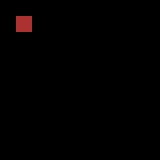

Rendered tile map (Tiled .tmx) drawn with the repository's tilesets; below, a short description and the map source with its tile grids summarised:
An orthogonal 10x10 tile map with 16x16 px tiles, 18 tile layers (input_LightGrass, inputnot_MidGrass, inputnot_DarkGrass, output1_LightGrassDetail, ...), 6 tilesets.

<map version="1.2" tiledversion="1.3.5" orientation="orthogonal" renderorder="right-down" width="10" height="10" tilewidth="16" tileheight="16" infinite="0" nextlayerid="51" nextobjectid="2">
 <tileset firstgid="1" name="terrain" tilewidth="16" tileheight="16" tilecount="256" columns="16">
  <image source="../tilesets/terrain.png" width="256" height="256" />
  <terraintypes>
   <terrain name="lightgrass" tile="0" />
   <terrain name="medgrass" tile="4" />
   <terrain name="darkgrass" tile="8" />
   <terrain name="darkdirt" tile="13" />
  </terraintypes>
  <tile id="0" terrain="0,0,0,0" />
  <tile id="4" terrain="1,1,1,1" />
  <tile id="8" terrain="2,2,2,2" />
  <tile id="13" terrain="3,3,3,3" />
  <tile id="16" terrain=",,,0" />
  <tile id="17" terrain=",,0,0" />
  <tile id="18" terrain=",,0,0" />
  <tile id="19" terrain=",,0," />
  <tile id="20" terrain=",,,1" />
  <tile id="21" terrain=",,1,1" />
  <tile id="22" terrain=",,1,1" />
  <tile id="23" terrain=",,1," />
  <tile id="24" terrain=",,,2" />
  <tile id="25" terrain=",,2,2" />
  <tile id="26" terrain=",,2,2" />
  <tile id="27" terrain=",,2," />
  <tile id="28" terrain=",,,3" />
  <tile id="29" terrain=",,3,3" />
  <tile id="30" terrain=",,3,3" />
  <tile id="31" terrain=",,3," />
  <tile id="32" terrain=",0,,0" />
  <tile id="33" terrain=",0,0,0" />
  <tile id="34" terrain="0,,0,0" />
  <tile id="35" terrain="0,,0," />
  <tile id="36" terrain=",1,,1" />
  <tile id="37" terrain=",1,1,1" />
  <tile id="38" terrain="1,,1,1" />
  <tile id="39" terrain="1,,1," />
  <tile id="40" terrain=",2,,2" />
  <tile id="41" terrain=",2,2,2" />
  <tile id="42" terrain="2,,2,2" />
  <tile id="43" terrain="2,,2," />
  <tile id="44" terrain=",3,,3" />
  <tile id="45" terrain=",3,3,3" />
  <tile id="46" terrain="3,,3,3" />
  <tile id="47" terrain="3,,3," />
  <tile id="48" terrain=",0,,0" />
  <tile id="49" terrain="0,0,,0" />
  <tile id="50" terrain="0,0,0," />
  <tile id="51" terrain="0,,0," />
  <tile id="52" terrain=",1,,1" />
  <tile id="53" terrain="1,1,,1" />
  <tile id="54" terrain="1,1,1," />
  <tile id="55" terrain="1,,1," />
  <tile id="56" terrain=",2,,2" />
  <tile id="57" terrain="2,2,,2" />
  <tile id="58" terrain="2,2,2," />
  <tile id="59" terrain="2,,2," />
  <tile id="60" terrain=",3,,3" />
  <tile id="61" terrain="3,3,,3" />
  <tile id="62" terrain="3,3,3," />
  <tile id="63" terrain="3,,3," />
  <tile id="64" terrain=",0,," />
  <tile id="65" terrain="0,0,," />
  <tile id="66" terrain="0,0,," />
  <tile id="67" terrain="0,,," />
  <tile id="68" terrain=",1,," />
  <tile id="69" terrain="1,1,," />
  <tile id="70" terrain="1,1,," />
  <tile id="71" terrain="1,,," />
  <tile id="72" terrain=",2,," />
  <tile id="73" terrain="2,2,," />
  <tile id="74" terrain="2,2,," />
  <tile id="75" terrain="2,,," />
  <tile id="76" terrain=",3,," />
  <tile id="77" terrain="3,3,," />
  <tile id="78" terrain="3,3,," />
  <tile id="79" terrain="3,,," />
 </tileset>
 <tileset firstgid="257" name="terraindetail1" tilewidth="16" tileheight="16" tilecount="256" columns="16">
  <image source="../tilesets/terraindetail1.png" width="256" height="256" />
 </tileset>
 <tileset firstgid="513" name="trees1" tilewidth="16" tileheight="16" tilecount="512" columns="16">
  <image source="../tilesets/trees1.png" width="256" height="512" />
 </tileset>
 <tileset firstgid="1025" name="water" tilewidth="16" tileheight="16" tilecount="256" columns="16">
  <image source="../tilesets/water.png" width="256" height="256" />
 </tileset>
 <tileset firstgid="1281" name="objects1" tilewidth="16" tileheight="16" tilecount="256" columns="16">
  <image source="../tilesets/objects1.png" width="256" height="256" />
 </tileset>
 <tileset firstgid="1537" name="cliffs" tilewidth="16" tileheight="16" tilecount="256" columns="16">
  <image source="../tilesets/cliffs.png" width="256" height="256" />
 </tileset>
 <layer id="36" name="input_LightGrass" width="10" height="10" locked="1">
  <data>[100 cells, 1 non-empty, 1 distinct tile ids]</data>
 </layer>
 <layer id="48" name="inputnot_MidGrass" width="10" height="10" locked="1">
  <data>[100 cells, 0 non-empty, 0 distinct tile ids]</data>
 </layer>
 <layer id="49" name="inputnot_DarkGrass" width="10" height="10" locked="1">
  <data>[100 cells, 0 non-empty, 0 distinct tile ids]</data>
 </layer>
 <layer id="37" name="output1_LightGrassDetail" width="10" height="10" locked="1">
  <data>[100 cells, 1 non-empty, 1 distinct tile ids]</data>
 </layer>
 <layer id="40" name="output2_LightGrassDetail" width="10" height="10" locked="1">
  <data>[100 cells, 1 non-empty, 1 distinct tile ids]</data>
 </layer>
 <layer id="41" name="output3_LightGrassDetail" width="10" height="10" locked="1">
  <data>[100 cells, 1 non-empty, 1 distinct tile ids]</data>
 </layer>
 <layer id="42" name="output4_LightGrassDetail" width="10" height="10" locked="1">
  <data>[100 cells, 0 non-empty, 0 distinct tile ids]</data>
 </layer>
 <layer id="43" name="output5_LightGrassDetail" width="10" height="10" locked="1">
  <data>[100 cells, 1 non-empty, 1 distinct tile ids]</data>
 </layer>
 <layer id="44" name="output6_LightGrassDetail" width="10" height="10" locked="1">
  <data>[100 cells, 1 non-empty, 1 distinct tile ids]</data>
 </layer>
 <layer id="45" name="output7_LightGrassDetail" width="10" height="10" locked="1">
  <data>[100 cells, 1 non-empty, 1 distinct tile ids]</data>
 </layer>
 <layer id="46" name="output8_LightGrassDetail" width="10" height="10" locked="1">
  <data>[100 cells, 1 non-empty, 1 distinct tile ids]</data>
 </layer>
 <layer id="50" name="output9_LightGrassDetail" width="10" height="10" locked="1">
  <data>[100 cells, 1 non-empty, 1 distinct tile ids]</data>
 </layer>
 <layer id="50" name="output10_LightGrassDetail" width="10" height="10" locked="1">
  <data>[100 cells, 1 non-empty, 1 distinct tile ids]</data>
 </layer>
 <layer id="50" name="output11_LightGrassDetail" width="10" height="10" locked="1">
  <data>[100 cells, 1 non-empty, 1 distinct tile ids]</data>
 </layer>
 <layer id="50" name="output12_LightGrassDetail" width="10" height="10" locked="1">
  <data>[100 cells, 1 non-empty, 1 distinct tile ids]</data>
 </layer>
 <layer id="50" name="output13_LightGrassDetail" width="10" height="10" locked="1">
  <data>[100 cells, 1 non-empty, 1 distinct tile ids]</data>
 </layer>
 <layer id="38" name="regions_Input" width="10" height="10" locked="1">
  <data>[100 cells, 1 non-empty, 1 distinct tile ids]</data>
 </layer>
 <layer id="39" name="regions_Output" width="10" height="10" locked="1">
  <data>[100 cells, 1 non-empty, 1 distinct tile ids]</data>
 </layer>
</map>
